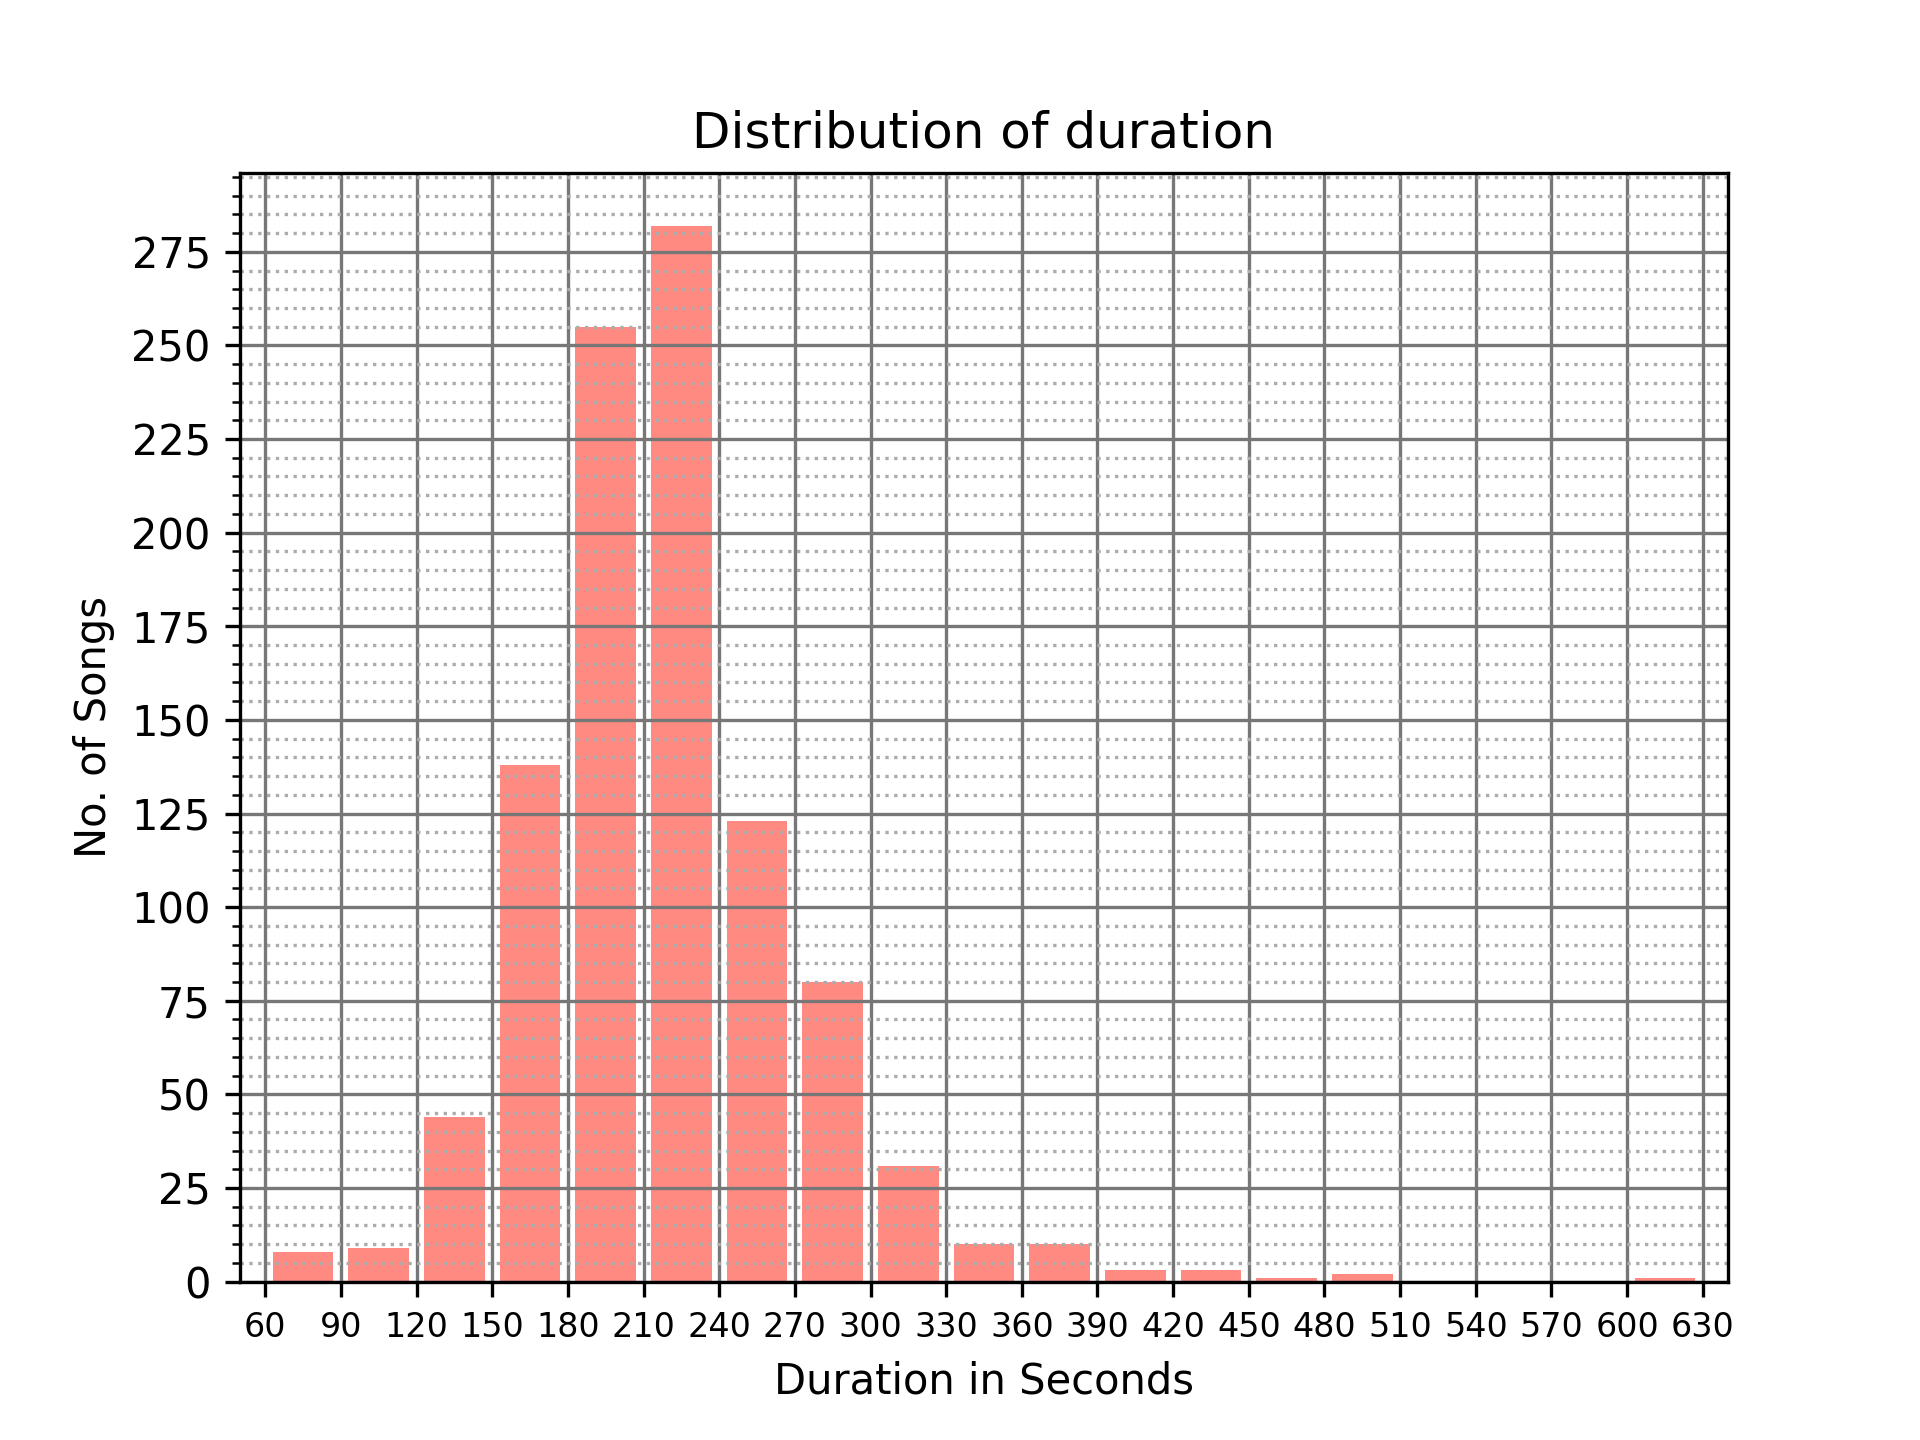

Generate this figure with Python:
from create import *
import create

df = create.df
mean_df = create.mean_df
mean_df_sorted_duration = mean_df.sort_values(by=['duration_sec'], ascending=False)
df_sorted_duration = df.sort_values(by=['duration_sec'], ascending=False)

py.figure(dpi=300)
py.xticks(range(60, 660, 30), fontsize=8)
py.yticks(range(0, 325, 25))
py.hist(df_sorted_duration.duration_sec, bins=range(60, 660, 30), rwidth=0.8, color='#FF8A82')
py.axis(xmin=50, xmax=640, ymax=300)
ax = py.gca()
ax.yaxis.set_minor_locator(AutoMinorLocator())
py.xlabel("Duration in Seconds")
py.ylabel("No. of Songs")
py.title("Distribution of Duration")
py.grid(which='major', color='#777777')
py.grid(which='minor', color='#ACACAC', linestyle='dashed', linewidth=0.3)
py.savefig('duration')
py.close()


x = range(5, 55, 5)
py.figure(dpi=300)
py.bar(x, height=mean_df_sorted_duration.duration_sec.iloc[0:10], width=2, color="#3CBCFF")
py.plot(x, mean_df_sorted_duration.duration_sec.iloc[0:10], color='#3CBCFF', marker=".", markersize=10)
py.axis(ymin=260, ymax=320)
ax = py.gca()
ax.yaxis.set_minor_locator(AutoMinorLocator())
py.grid()
py.title("Artists with Highest Average Duration")
py.ylabel("Duration (in s)")
ticks = [x if x != "The Notorious B.I.G." else "Biggie" for x in mean_df_sorted_duration.duration_sec.iloc[0:10].index]
py.xticks(x, ticks, fontsize=6, rotation=-15)
py.savefig('duration_bar_avg')
